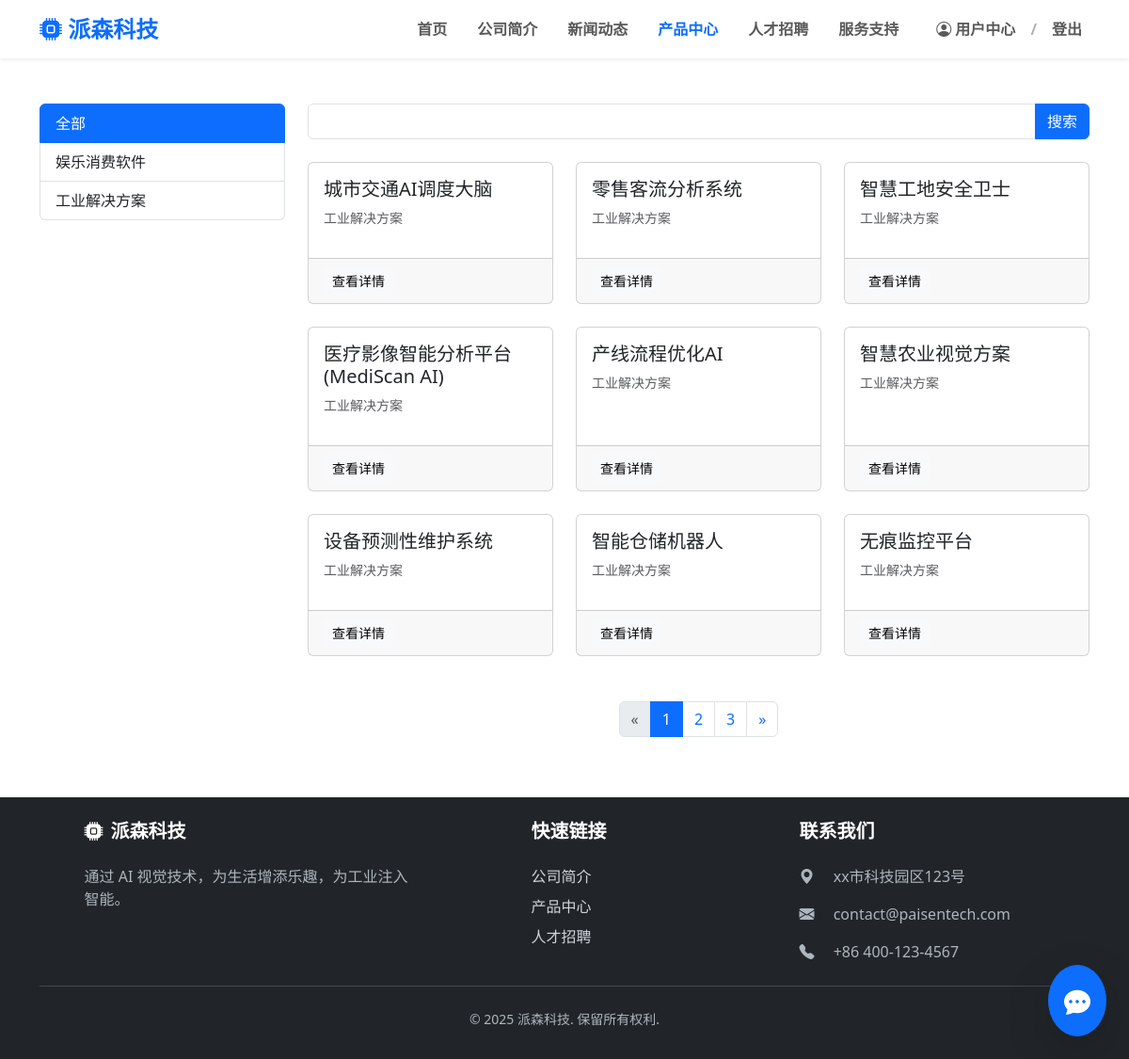
Screenshot of /products/list with the database file from the repository.
### models/product_category.py (models this page shows, shortened)
class ProductCategory(SQLModel, table=True):
    __tablename__ = "product_category"
    id: Optional[int] = Field(default=None, primary_key=True)
    name: str = Field(index=True)
    description: Optional[str] = None
    products: List["Product"] = Relationship(back_populates="category")

### models/product.py (models this page shows)
class Product(SQLModel, table=True):
    id: Optional[int] = Field(default=None, primary_key=True)
    name: str = Field(index=True)
    content: str
    created_at: datetime = Field(default_factory=datetime.utcnow, nullable=False)
    category_id: Optional[int] = Field(default=None, foreign_key="product_category.id")
    category: Optional[ProductCategory] = Relationship(back_populates="products")

### routers/product.py (the view)
@router.get("/list", response_class=HTMLResponse)
async def get_product_list(
    request: Request,
    session: Session = Depends(get_session),
    page: int = Query(1, gt=0),
    category_id: int = Query(None),
    q: str = Query(None)
):
    page_size = 9
    categories = session.exec(select(ProductCategory)).all()
    query = select(Product)
    if category_id:
        query = query.where(Product.category_id == category_id)
    if q:
        query = query.where(or_(Product.name.contains(q), Product.content.contains(q)))
    total_query = select(func.count()).select_from(query.alias())
    total_items = session.exec(total_query).one()
    total_pages = math.ceil(total_items / page_size)
    product_list = session.exec(
        query.order_by(Product.created_at.desc())
        .offset((page - 1) * page_size).limit(page_size)
    ).all()
    context = {
        "active_page": "products",
        "product_list": product_list, "categories": categories,
        "total_pages": total_pages, "current_page": page,
        "current_category_id": category_id, "search_query": q
    }
    return templates.TemplateResponse(request,"product/list.html", context)

### templates/product/list.html (shortened to what this page needs)
{% extends "base.html" %}
{% block content %}
<div class="container py-5">
    <div class="row">
        <div class="col-md-3">
            <div class="list-group">
                <a href="{{ url_for('get_product_list') }}"
                   class="list-group-item {% if not current_category_id %}active{% endif %}">全部</a>
                {% for cat in categories %}
                <a href="{{ url_for('get_product_list') }}?category_id={{ cat.id }}"
                   class="list-group-item {% if current_category_id == cat.id %}active{% endif %}">
                   {{ cat.name }}</a>
                {% endfor %}
            </div>
        </div>
        <div class="col-md-9">
            <form action="{{ url_for('get_product_list') }}" method="GET" class="mb-4">
                <div class="input-group">
                    <input type="search" name="q" class="form-control" value="{{ search_query or '' }}">
                    <button class="btn btn-primary" type="submit">搜索</button>
                </div>
            </form>
            <div class="row row-cols-1 row-cols-md-3 g-4">
                {% for item in product_list %}
                <div class="col">
                    <div class="card h-100">
                        <div class="card-body">
                            <h5 class="card-title">{{ item.name | highlight(search_query) }}</h5>
                            <p class="text-muted small">{{ item.category.name }}</p>
                        </div>
                        <div class="card-footer">
                            <a href="{{ url_for('get_product_detail', product_id=item.id) }}"
							    class="btn btn-sm btn-light">查看详情</a>
                        </div>
                    </div>
                </div>
                {% endfor %}
            </div>
            {% if total_pages > 1 %}
            <nav aria-label="产品分页" class="mt-5">
                <ul class="pagination justify-content-center">
                    {% set base_query = "" %}
                    {% if current_category_id %}
                        {% set base_query = base_query ~ "category_id=" ~ current_category_id ~ "&" %}
                    {% endif %}
                    {% if search_query %}
                        {% set base_query = base_query ~ "q=" ~ search_query ~ "&" %}
                    {% endif %}
                    <li class="page-item {% if current_page <= 1 %}disabled{% endif %}">
                        <a class="page-link" href="{{ url_for('get_product_list') }}?{{ base_query }}page={{ current_page - 1 }}">
                            <span>&laquo;</span>
                        </a>
                    </li>
                    {% set start_page = [1, current_page - 2] | max %}
                    {% set end_page = [total_pages, current_page + 2] | min %}
                    {% for p in range(start_page, end_page + 1) %}
                        <li class="page-item {% if p == current_page %}active{% endif %}">
                            <a class="page-link" href="{{ url_for('get_product_list') }}?{{ base_query }}page={{ p }}">{{ p }}</a>
                        </li>
                    {% endfor %}
                    <li class="page-item {% if current_page >= total_pages %}disabled{% endif %}">
                        <a class="page-link" href="{{ url_for('get_product_list') }}?{{ base_query }}page={{ current_page + 1 }}">
                            <span>&raquo;</span>
                        </a>
                    </li>
                </ul>
            </nav>
            {% endif %}
        </div>
    </div>
</div>
{% endblock %}

### rows the page displays
ProductCategory: name "娱乐消费软件"
ProductCategory: name "工业解决方案"
Product: name|highlight "城市交通AI调度大脑", category.name "工业解决方案"
Product: name|highlight "零售客流分析系统", category.name "工业解决方案"
Product: name|highlight "智慧工地安全卫士", category.name "工业解决方案"
Product: name|highlight "医疗影像智能分析平台 (MediScan AI)", category.name "工业解决方案"
Product: name|highlight "产线流程优化AI", category.name "工业解决方案"
Product: name|highlight "智慧农业视觉方案", category.name "工业解决方案"
Product: name|highlight "设备预测性维护系统", category.name "工业解决方案"
Product: name|highlight "智能仓储机器人", category.name "工业解决方案"
Product: name|highlight "无痕监控平台", category.name "工业解决方案"

### other values shown
{{ p }} "1" "2" "3"
